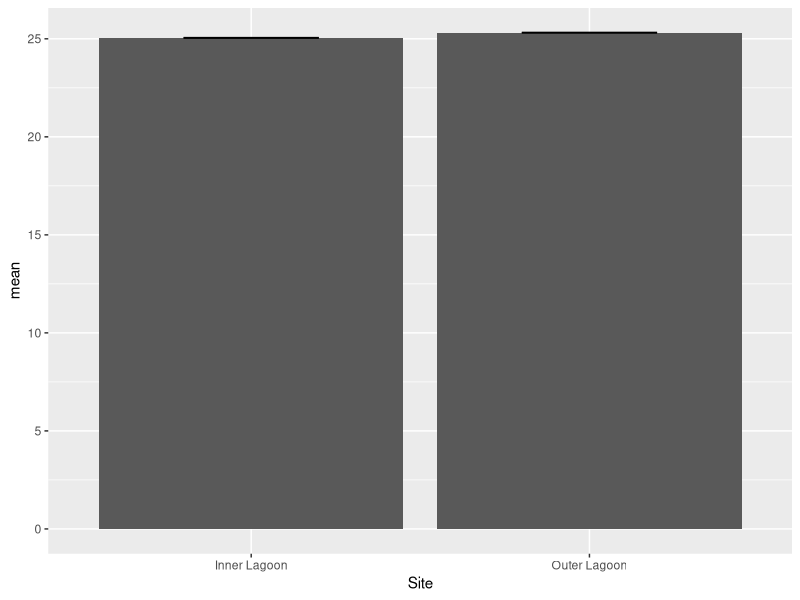
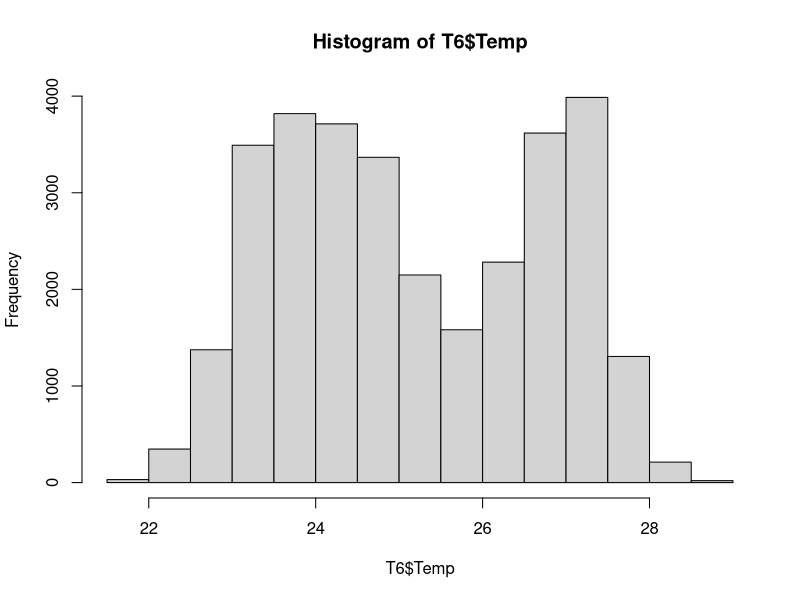

The R script that drew these images, in order: (Note: this script raises an error after producing the figures.)
setwd("~/Documents/Professional/GitHub/RTE2016")
library(readr)
library(lubridate)
library(ggplot2)
library(plyr)

# Import data
T6 <- read.csv("Data/EnvData.csv", na.strings="NA", sep=",")

# Summary Stats
## Temp
Temp.Summarize.Site <- ddply(T6, c("Site"), summarise,
                             N    = length(Temp[!is.na(Temp)]), #AH changed to not include NA's
                             mean = mean(Temp, na.rm=TRUE),
                             sd   = sd(Temp, na.rm=TRUE),
                             se   = sd / sqrt(N)
);Temp.Summarize.Site

ggplot(Temp.Summarize.Site) +
  geom_bar(aes(x = Site, y = mean), stat="identity") +
  geom_errorbar(aes(x = Site, ymin = mean - se, ymax = mean + se), width=0.4)

hist(T6$Temp)
shapiro.test(T6$Temp)

# non-parametric, but we have lots of observations (>10,000/site)
wilcox.test(Temp ~ Site, data = T6) 

# parametric
Temp.Site.lm <- lm(Temp ~ Site, data = T6)
anova(Temp.Site.lm) # p < 0.01

t.test(T6$Temp ~ T6$Site) # p < 0.01

Temp.Summarize.Site.Time <- ddply(T6, c("Site", "Time"), summarise,
                                  N    = length(Temp[!is.na(Temp)]), #AH changed to not include NA's
                                  mean = mean(Temp, na.rm=TRUE),
                                  sd   = sd(Temp, na.rm=TRUE),
                                  se   = sd / sqrt(N)
);Temp.Summarize.Site.Time

ddply(Temp.Summarize.Site.Time, c("Site"), summarise,
      N = length(mean[!is.na(mean)]), #AH changed to not include NA's
      range = max(mean, na.rm = T) - min(mean, na.rm = T),
      sd = sd(mean, na.rm = T))

Temp.Summarize.Site.Date <- ddply(T6, c("Site", "Date"), summarise,
                                  N    = length(Temp[!is.na(Temp)]), #AH changed to not include NA's
                                  mean = mean(Temp, na.rm=TRUE),
                                  sd   = sd(Temp, na.rm=TRUE)
);Temp.Summarize.Site.Date

wilcox.test(mean ~ Site, data = Temp.Summarize.Site.Date) # p = 0.0948

ggplot() +
  geom_line(subset(Temp.Summarize.Site.Date, Site == "Outer Lagoon"), mapping = aes(x = Date, y = mean, group = 1), color = "skyblue4", size = 0.5) +
  geom_line(subset(Temp.Summarize.Site.Date, Site == "Inner Lagoon"), mapping = aes(x = Date, y = mean, group = 1), color = "coral2", size = 0.5) +
  geom_ribbon(subset(Temp.Summarize.Site.Date, Site == "Outer Lagoon"), mapping = aes(x = Date, ymin = mean-sd, ymax = mean+sd, group = 1), fill = "skyblue4", alpha = 0.2, linetype = 4) +
  geom_ribbon(subset(Temp.Summarize.Site.Date, Site == "Inner Lagoon"), mapping = aes(x = Date, ymin = mean-sd, ymax = mean+sd, group = 1), fill = "coral2", alpha = 0.2, linetype = 4) +
  theme(panel.background = element_blank()) +
  labs(y = "mean Temp")

## pH
pH.Summarize.Site <- ddply(T6, c("Site"), summarise,
                             N    = length(pH[!is.na(pH)]), #AH changed to not include NA's
                             mean = mean(pH, na.rm=TRUE),
                             sd   = sd(pH, na.rm=TRUE),
                             se   = sd / sqrt(N)
);pH.Summarize.Site

ggplot(pH.Summarize.Site) +
  geom_bar(aes(x = Site, y = mean), stat="identity") +
  geom_errorbar(aes(x = Site, ymin = mean - se, ymax = mean + se), width=0.4)

hist(T6$pH)

# non-parametric, but we have lots of observations (>10,000/site)
wilcox.test(pH ~ Site, data = T6) 

# parametric
pH.Site.lm <- lm(pH ~ Site, data = T6)
anova(pH.Site.lm) # p < 0.01

t.test(T6$pH ~ T6$Site) # p < 0.01

pH.Summarize.Site.Time <- ddply(T6, c("Site", "Time"), summarise,
                                  N    = length(pH[!is.na(pH)]), #AH changed to not include NA's
                                  mean = mean(pH, na.rm=TRUE)
);pH.Summarize.Site.Time

ddply(pH.Summarize.Site.Time, c("Site"), summarise,
      N = length(mean[!is.na(mean)]), #AH changed to not include NA's
      range = max(mean, na.rm = T) - min(mean, na.rm = T),
      sd = sd(mean, na.rm = T))

pH.Summarize.Site.Date <- ddply(T6, c("Site", "Date"), summarise,
                                N = length(pH[!is.na(pH)]), #AH changed to not include NA's
                                mean = mean(pH, na.rm=TRUE),
                                sd = sd(pH, na.rm=TRUE)
);pH.Summarize.Site.Date

wilcox.test(mean ~ Site, data = pH.Summarize.Site.Date) # p < 0.01

ggplot() +
  geom_line(subset(pH.Summarize.Site.Date, Site == "Outer Lagoon"), mapping = aes(x = Date, y = mean, group = 1), color = "skyblue4", size = 0.5) +
  geom_line(subset(pH.Summarize.Site.Date, Site == "Inner Lagoon"), mapping = aes(x = Date, y = mean, group = 1), color = "coral2", size = 0.5) +
  geom_ribbon(subset(pH.Summarize.Site.Date, Site == "Outer Lagoon"), mapping = aes(x = Date, ymin = mean-sd, ymax = mean+sd, group = 1), fill = "skyblue4", alpha = 0.2, linetype = 4) +
  geom_ribbon(subset(pH.Summarize.Site.Date, Site == "Inner Lagoon"), mapping = aes(x = Date, ymin = mean-sd, ymax = mean+sd, group = 1), fill = "coral2", alpha = 0.2, linetype = 4) +
  theme(panel.background = element_blank()) +
  labs(y = "mean pH")

## Sal
Sal.Summarize.Site <- ddply(T6, c("Site"), summarise,
                           N    = length(Sal[!is.na(Sal)]), #AH changed to not include NA's
                           mean = mean(Sal, na.rm=TRUE),
                           sd   = sd(Sal, na.rm=TRUE),
                           se   = sd / sqrt(N)
);Sal.Summarize.Site

ggplot(Sal.Summarize.Site) +
  geom_bar(aes(x = Site, y = mean), stat="identity") +
  geom_errorbar(aes(x = Site, ymin = mean - se, ymax = mean + se), width=0.4)

hist(T6$Sal)

# non-parametric, but we have lots of observations (>10,000/site)
wilcox.test(Sal ~ Site, data = T6) 

# parametric
Sal.Site.lm <- lm(Sal ~ Site, data = T6)
anova(Sal.Site.lm) # p < 0.01

t.test(T6$Sal ~ T6$Site) # p < 0.01

Sal.Summarize.Site.Time <- ddply(T6, c("Site", "Time"), summarise,
                                N    = length(Sal[!is.na(Sal)]), #AH changed to not include NA's
                                mean = mean(Sal, na.rm=TRUE)
);Sal.Summarize.Site.Time

ddply(Sal.Summarize.Site.Time, c("Site"), summarise,
      N = length(mean[!is.na(mean)]), #AH changed to not include NA's
      range = max(mean, na.rm = T) - min(mean, na.rm = T),
      sd = sd(mean, na.rm = T))

Sal.Summarize.Site.Date <- ddply(T6, c("Site", "Date"), summarise,
                                N    = length(Sal[!is.na(Sal)]), #AH changed to not include NA's
                                mean = mean(Sal, na.rm=TRUE),
                                sd   = sd(Sal, na.rm=TRUE)
);Sal.Summarize.Site.Date

wilcox.test(mean ~ Site, data = Sal.Summarize.Site.Date) # p < 0.01

ggplot() +
  geom_line(subset(Sal.Summarize.Site.Date, Site == "Outer Lagoon"), mapping = aes(x = Date, y = mean, group = 1), color = "skyblue4", size = 0.5) +
  geom_line(subset(Sal.Summarize.Site.Date, Site == "Inner Lagoon"), mapping = aes(x = Date, y = mean, group = 1), color = "coral2", size = 0.5) +
  geom_ribbon(subset(Sal.Summarize.Site.Date, Site == "Outer Lagoon"), mapping = aes(x = Date, ymin = mean-sd, ymax = mean+sd, group = 1), fill = "skyblue4", alpha = 0.2, linetype = 4) +
  geom_ribbon(subset(Sal.Summarize.Site.Date, Site == "Inner Lagoon"), mapping = aes(x = Date, ymin = mean-sd, ymax = mean+sd, group = 1), fill = "coral2", alpha = 0.2, linetype = 4) +
  theme(panel.background = element_blank()) +
  labs(y = "mean Sal")

## DO
DO.Summarize.Site <- ddply(T6, c("Site"), summarise,
                            N    = length(DO[!is.na(DO)]), #AH changed to not include NA's,
                            mean = mean(DO, na.rm=TRUE),
                            sd   = sd(DO, na.rm=TRUE),
                            se   = sd / sqrt(N)
);DO.Summarize.Site

ggplot(DO.Summarize.Site) +
  geom_bar(aes(x = Site, y = mean), stat="identity") +
  geom_errorbar(aes(x = Site, ymin = mean - se, ymax = mean + se), width=0.4)

hist(T6$DO)

# non-parametric, but we have lots of observations (>10,000/site)
wilcox.test(DO ~ Site, data = T6) # p < 0.01

# parametric
DO.Site.lm <- lm(DO ~ Site, data = T6)
anova(DO.Site.lm) # p < 0.01

t.test(T6$DO ~ T6$Site) # p < 0.01

DO.Summarize.Site.Time <- ddply(T6, c("Site", "Time"), summarise,
                                N    = length(DO[!is.na(DO)]), #AH changed to not include NA's
                                mean = mean(DO, na.rm=TRUE)
);DO.Summarize.Site.Time

ddply(DO.Summarize.Site.Time, c("Site"), summarise,
      N = length(mean[!is.na(mean)]), #AH changed to not include NA's
      range = max(mean, na.rm = T) - min(mean, na.rm = T),
      sd = sd(mean, na.rm = T))

DO.Summarize.Site.Date <- ddply(T6, c("Site", "Date"), summarise,
                                N    = length(DO[!is.na(DO)]), #AH changed to not include NA's
                                mean = mean(DO, na.rm=TRUE)
);DO.Summarize.Site.Date

wilcox.test(mean ~ Site, data = DO.Summarize.Site.Date) # p < 0.01

DO.Summarize.Site.Date <- ddply(T6, c("Site", "Date"), summarise,
                                 N    = length(DO[!is.na(DO)]), #AH changed to not include NA's
                                 mean = mean(DO, na.rm=TRUE),
                                 sd   = sd(DO, na.rm=TRUE)
);DO.Summarize.Site.Date

wilcox.test(mean ~ Site, data = DO.Summarize.Site.Date) # p < 0.01
t.test(mean ~ Site, data = DO.Summarize.Site.Date) # p < 0.01
DO.Site.lm <- lm(mean ~ Site+Date, data = DO.Summarize.Site.Date)
anova(DO.Site.lm)

ggplot() +
  geom_line(subset(DO.Summarize.Site.Date, Site == "Outer Lagoon"), mapping = aes(x = Date, y = mean, group = 1), color = "skyblue4", size = 0.5) +
  geom_line(subset(DO.Summarize.Site.Date, Site == "Inner Lagoon"), mapping = aes(x = Date, y = mean, group = 1), color = "coral2", size = 0.5) +
  geom_ribbon(subset(DO.Summarize.Site.Date, Site == "Outer Lagoon"), mapping = aes(x = Date, ymin = mean-sd, ymax = mean+sd, group = 1), fill = "skyblue4", alpha = 0.2, linetype = 4) +
  geom_ribbon(subset(DO.Summarize.Site.Date, Site == "Inner Lagoon"), mapping = aes(x = Date, ymin = mean-sd, ymax = mean+sd, group = 1), fill = "coral2", alpha = 0.2, linetype = 4) +
  theme(panel.background = element_blank()) +
  labs(y = "mean DO")

